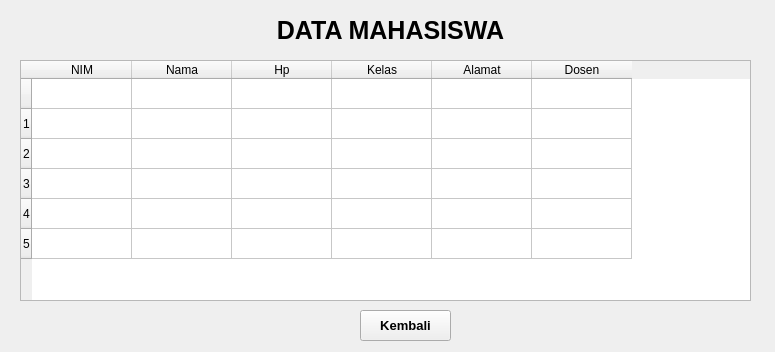
<?xml version="1.0" encoding="UTF-8"?>
<ui version="4.0">
 <class>Form</class>
 <widget class="QWidget" name="Form">
  <property name="geometry">
   <rect>
    <x>0</x>
    <y>0</y>
    <width>775</width>
    <height>352</height>
   </rect>
  </property>
  <property name="windowTitle">
   <string>Form</string>
  </property>
  <widget class="QTableWidget" name="tableWidget">
   <property name="geometry">
    <rect>
     <x>20</x>
     <y>60</y>
     <width>731</width>
     <height>241</height>
    </rect>
   </property>
   <row>
    <property name="text">
     <string/>
    </property>
   </row>
   <row>
    <property name="text">
     <string>1</string>
    </property>
   </row>
   <row>
    <property name="text">
     <string>2</string>
    </property>
   </row>
   <row>
    <property name="text">
     <string>3</string>
    </property>
   </row>
   <row>
    <property name="text">
     <string>4</string>
    </property>
   </row>
   <row>
    <property name="text">
     <string>5</string>
    </property>
   </row>
   <column>
    <property name="text">
     <string>NIM</string>
    </property>
   </column>
   <column>
    <property name="text">
     <string>Nama</string>
    </property>
   </column>
   <column>
    <property name="text">
     <string>Hp</string>
    </property>
   </column>
   <column>
    <property name="text">
     <string>Kelas</string>
    </property>
   </column>
   <column>
    <property name="text">
     <string>Alamat</string>
    </property>
   </column>
   <column>
    <property name="text">
     <string>Dosen</string>
    </property>
   </column>
  </widget>
  <widget class="QLabel" name="label">
   <property name="geometry">
    <rect>
     <x>10</x>
     <y>10</y>
     <width>761</width>
     <height>41</height>
    </rect>
   </property>
   <property name="font">
    <font>
     <family>MS Sans Serif</family>
     <pointsize>19</pointsize>
     <weight>75</weight>
     <bold>true</bold>
    </font>
   </property>
   <property name="text">
    <string>DATA MAHASISWA</string>
   </property>
   <property name="alignment">
    <set>Qt::AlignCenter</set>
   </property>
  </widget>
  <widget class="QPushButton" name="pushButton">
   <property name="geometry">
    <rect>
     <x>360</x>
     <y>310</y>
     <width>91</width>
     <height>31</height>
    </rect>
   </property>
   <property name="font">
    <font>
     <family>Segoe UI</family>
     <pointsize>10</pointsize>
     <weight>75</weight>
     <bold>true</bold>
    </font>
   </property>
   <property name="text">
    <string>Kembali</string>
   </property>
  </widget>
 </widget>
 <resources/>
 <connections/>
</ui>
